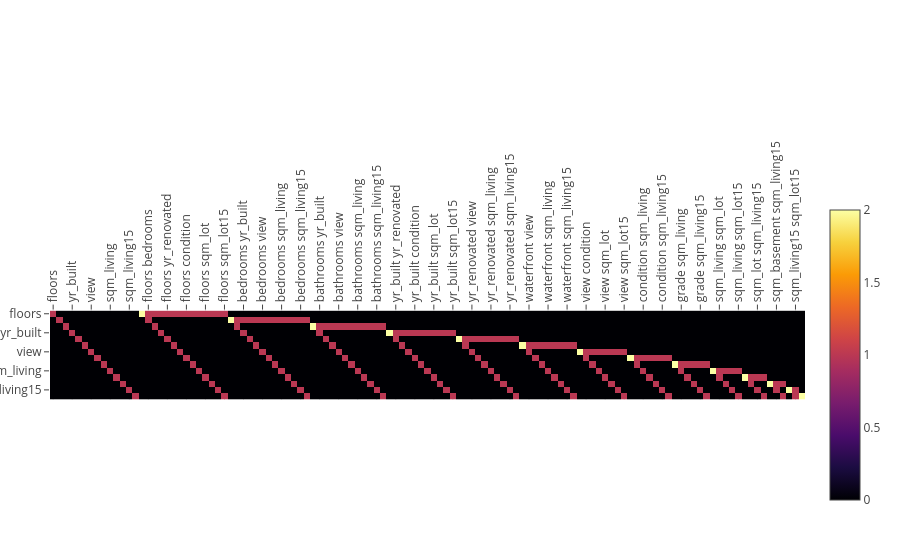

Write notebook code for a chart like this one.
### Code cell
px.imshow(pd.DataFrame(polynomial_features.powers_,
                       columns=polynomial_features.feature_names_in_,
                       index=polynomial_features.get_feature_names_out(polynomial_features.feature_names_in_)).T
).update_layout(margin=dict(t=200)).update_xaxes(side='top', tickangle=270)

### Figure 1 — Plotly figure (JSON) as saved in the notebook; plotly's stock layout.template omitted (floating-point values rounded to 4 significant figures; data arrays with more than 128 entries replaced by an {"elided": "..."} marker saying what was removed)
{"data": [{"coloraxis": "coloraxis", "hovertemplate": "x: %{x}<br>y: %{y}<br>color: %{z}<extra></extra>", "name": "0", "type": "heatmap", "x": ["floors", "bedrooms", "bathrooms", "yr_built", "yr_renovated", "waterfront", "view", "condition", "grade", "sqm_living", "sqm_lot", "sqm_basement", "sqm_living15", "sqm_lot15", "floors^2", "floors bedrooms", "floors bathrooms", "floors yr_built", "floors yr_renovated", "floors waterfront", "floors view", "floors condition", "floors grade", "floors sqm_living", "floors sqm_lot", "floors sqm_basement", "floors sqm_living15", "floors sqm_lot15", "bedrooms^2", "bedrooms bathrooms", "bedrooms yr_built", "bedrooms yr_renovated", "bedrooms waterfront", "bedrooms view", "bedrooms condition", "bedrooms grade", "bedrooms sqm_living", "bedrooms sqm_lot", "bedrooms sqm_basement", "bedrooms sqm_living15", "bedrooms sqm_lot15", "bathrooms^2", "bathrooms yr_built", "bathrooms yr_renovated", "bathrooms waterfront", "bathrooms view", "bathrooms condition", "bathrooms grade", "bathrooms sqm_living", "bathrooms sqm_lot", "bathrooms sqm_basement", "bathrooms sqm_living15", "bathrooms sqm_lot15", "yr_built^2", "yr_built yr_renovated", "yr_built waterfront", "yr_built view", "yr_built condition", "yr_built grade", "yr_built sqm_living", "yr_built sqm_lot", "yr_built sqm_basement", "yr_built sqm_living15", "yr_built sqm_lot15", "yr_renovated^2", "yr_renovated waterfront", "yr_renovated view", "yr_renovated condition", "yr_renovated grade", "yr_renovated sqm_living", "yr_renovated sqm_lot", "yr_renovated sqm_basement", "yr_renovated sqm_living15", "yr_renovated sqm_lot15", "waterfront^2", "waterfront view", "waterfront condition", "waterfront grade", "waterfront sqm_living", "waterfront sqm_lot", "waterfront sqm_basement", "waterfront sqm_living15", "waterfront sqm_lot15", "view^2", "view condition", "view grade", "view sqm_living", "view sqm_lot", "view sqm_basement", "view sqm_living15", "view sqm_lot15", "condition^2", "condition grade", "condition sqm_living", "condition sqm_lot", "condition sqm_basement", "condition sqm_living15", "condition sqm_lot15", "grade^2", "grade sqm_living", "grade sqm_lot", "grade sqm_basement", "grade sqm_living15", "grade sqm_lot15", "sqm_living^2", "sqm_living sqm_lot", "sqm_living sqm_basement", "sqm_living sqm_living15", "sqm_living sqm_lot15", "sqm_lot^2", "sqm_lot sqm_basement", "sqm_lot sqm_living15", "sqm_lot sqm_lot15", "sqm_basement^2", "sqm_basement sqm_living15", "sqm_basement sqm_lot15", "sqm_living15^2", "sqm_living15 sqm_lot15", "sqm_lot15^2"], "xaxis": "x", "y": ["floors", "bedrooms", "bathrooms", "yr_built", "yr_renovated", "waterfront", "view", "condition", "grade", "sqm_living", "sqm_lot", "sqm_basement", "sqm_living15", "sqm_lot15"], "yaxis": "y", "z": {"elided": "14x119 int values"}}], "layout": {"coloraxis": {"colorscale": [[0, "#000004"], [0.1111, "#1b0c41"], [0.2222, "#4a0c6b"], [0.3333, "#781c6d"], [0.4444, "#a52c60"], [0.5556, "#cf4446"], [0.6667, "#ed6925"], [0.7778, "#fb9b06"], [0.8889, "#f7d13d"], [1, "#fcffa4"]]}, "margin": {"t": 200}, "xaxis": {"anchor": "y", "constrain": "domain", "domain": [0, 1], "scaleanchor": "y", "side": "top", "tickangle": -90}, "yaxis": {"anchor": "x", "autorange": "reversed", "constrain": "domain", "domain": [0, 1]}}}
